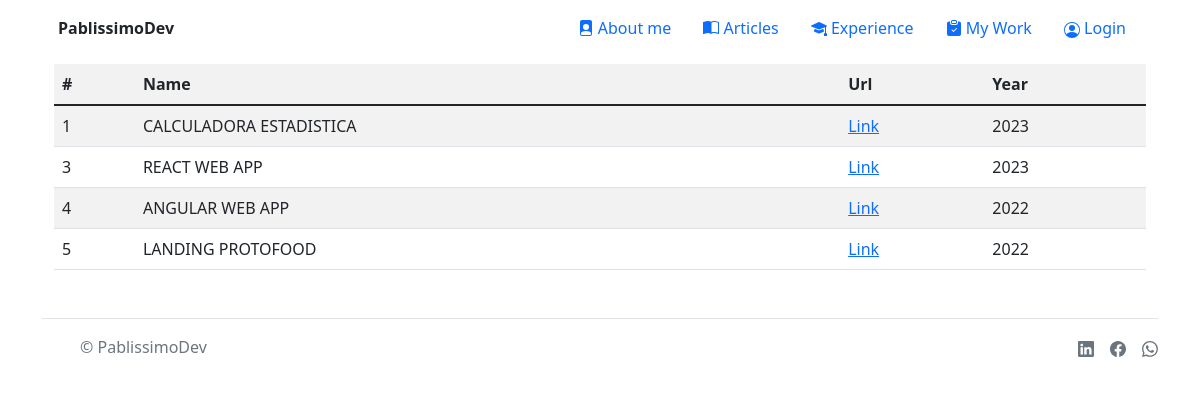
/my_work/, run on an earlier commit of the app's database.
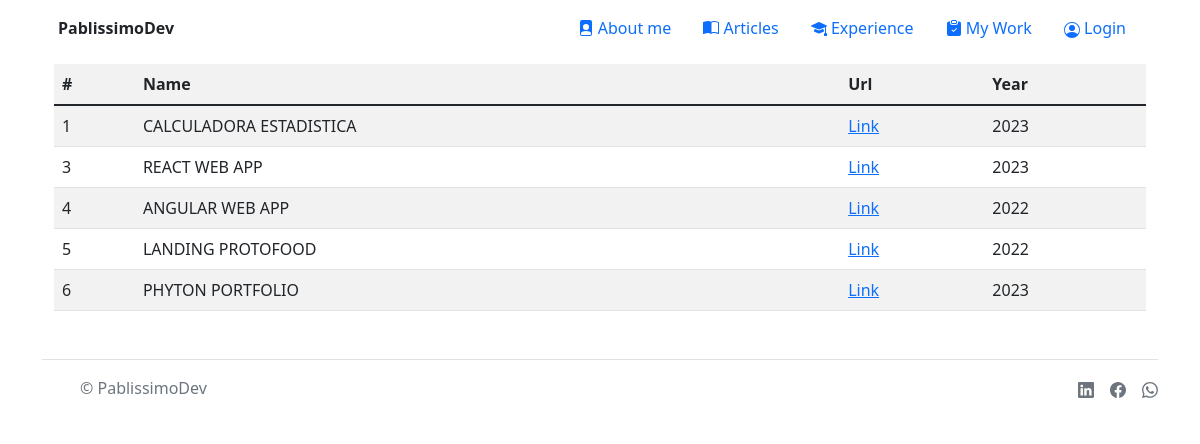
And on a later commit of the database.
### core/models.py (models this page shows, shortened)
class Work(models.Model):
    work_name = models.CharField(max_length=50)
    work_url = models.CharField(max_length=150)
    work_year = models.IntegerField(max_length=4)

### core/views.py (the view)
# urls.py: path('my_work/', views.my_work, name="MyWork"),
def my_work(request):
    work_list = Work.objects.all()
    return render(request, "my_work.html", {"work_list": work_list})

### app/templates/my_work.html (shortened to what this page needs)
{% extends 'base.html' %}
{% load static %}
{% block main %}
<div class="container">
    <div class="row align-items-start">
        <div class="table-responsive py-2">
            <table class="table table-striped">
              <tr>
                <th>#</th>
                <th>Name</th>
                <th>Url</th>
                <th>Year</th>
            </tr>
            <tbody>
              {% for item in work_list %}
              <tr>
              <td>{{item.id}}</td>
              <td>{{item.work_name}}</td>
              <td><a href="https://{{item.work_url}}" target="_blank">Link</a></td>
              <td>{{item.work_year}}</td>
              </tr>
              {% endfor %}
            </tbody>
            </table>
          </div>
    </div>
</div>
{% endblock main %}

### app/templates/base.html (shortened to what this page needs)
<!DOCTYPE html>
<html lang="en">
<head>
    {% load static %}
    <link href="https://cdn.jsdelivr.net/npm/bootstrap@5.1.3/dist/css/bootstrap.min.css" rel="stylesheet"
>
</head>
<body>
    <div class="container">
        <nav class="px-3 py-2">
            <div class="d-flex flex-wrap align-items-center justify-content-center justify-content-lg-start">
                <span><b>PablissimoDev</b></span>
                <ul class="nav col-12 col-lg-auto my-2 justify-content-center my-md-0 text-small">
                    <li>
                        <a href="{% url 'Index' %}" class="nav-link">
                             About me
                        </a>
                    </li>
                    <li>
                        <a href="{% url 'Articles' %}" class="nav-link">
                            Articles
                        </a>
                    </li>
                    <li>
                        <a href="{% url 'Experience' %}" class="nav-link">
                            Experience
                        </a>
                    </li>
                    <li>
                        <a href="{% url 'MyWork' %}" class="nav-link">
                            My Work
                        </a>
                    </li>
                    <li>
                        <a href="/menu/" class="nav-link">
                                {% if user.is_authenticated %}
                                    Panel
                                {% else %}
                                    Login
                                {% endif %}
                        </a>
                    </li>
                </ul>
            </div>
        </nav>
        <div>
            {% block main %}
            {% endblock main %}
        </div>
        <footer class="d-flex flex-wrap justify-content-between align-items-center py-3 my-4 border-top">
            <div class="col-md-4 d-flex align-items-center">
                <a href="/" class="mb-3 me-2 mb-md-0 text-muted text-decoration-none lh-1">
                    <svg class="bi" width="30" height="24">
                        <use xlink:href="#bootstrap"></use>
                    </svg>
                </a>
                <span class="mb-3 mb-md-0 text-muted">© PablissimoDev</span>
            </div>
            <ul class="nav col-md-4 justify-content-end list-unstyled d-flex">
                <li class="ms-3">
                    <a class="text-muted" target="_blank" href="https://www.linkedin.com/in/pablo-alejandro-bobarini-327773128/">
                      </a></li>
                <li class="ms-3">
                    <a class="text-muted" target="_blank" href="https://www.facebook.com/p.a.b.pian.cont">
                    </a></li>
                <li class="ms-3">
                    <a class="text-muted" target="_blank" href="https://wa.me/0303456">
                    </a></li>
            </ul>
        </footer>
    </div>
</body>
</html>

What changed in the data, as far as the page shows it:
added Work: id "6", work_name "PHYTON PORTFOLIO", work_year "2023"
